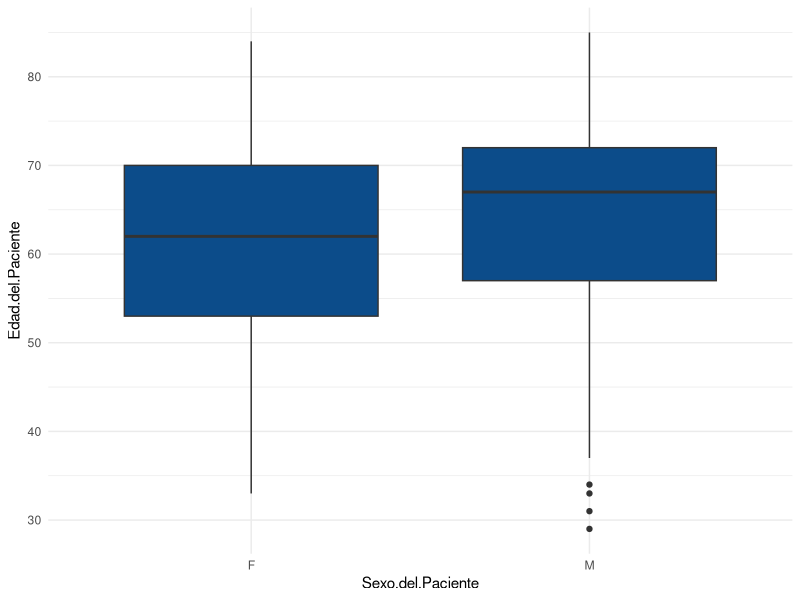
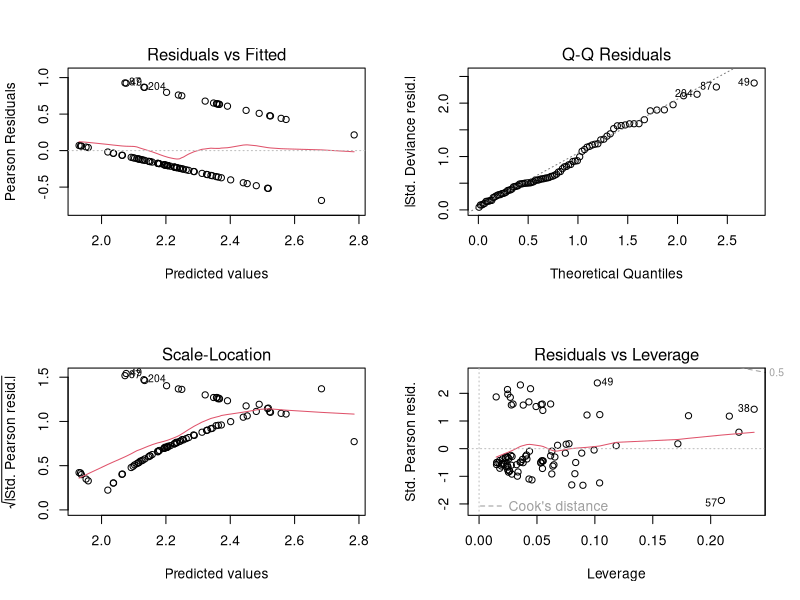
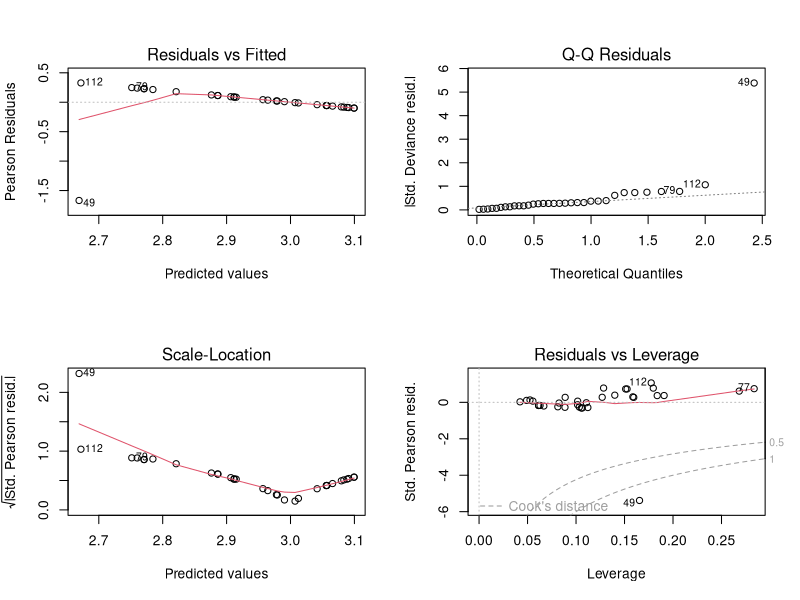
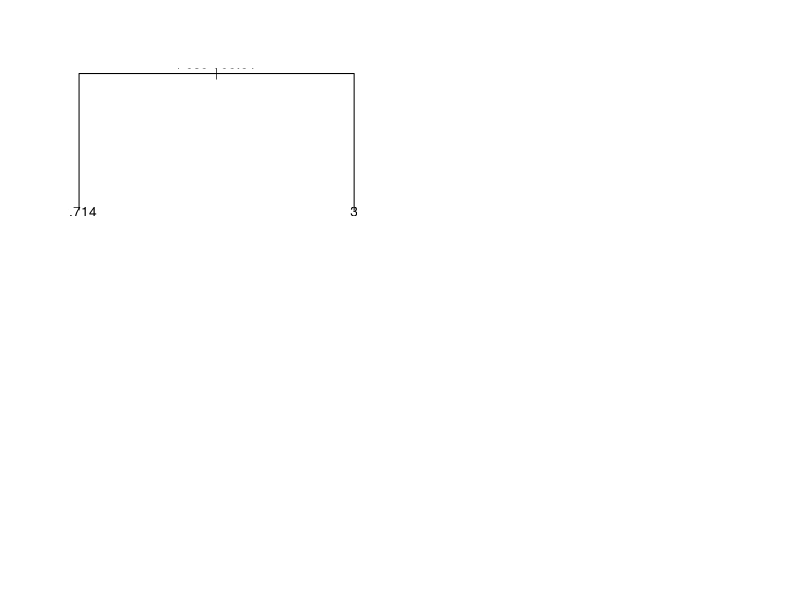

Recreate these plots in R, in order.
## ---- chunk 1
library(dplyr) ## Para los select
#library("git")
set.seed(Sys.time())
library(ggplot2) #Para plotear
## ---- chunk 2
data <- read.csv("sinrepetidos.txt", header = T, sep = "\t")

#colnames(data)
## ---- chunk 3
ggplot(data) +
  aes(x = Sexo.del.Paciente, y = Edad.del.Paciente) +
  geom_boxplot(fill = "#0c4c8a") +
  theme_minimal()
## ---- chunk 4
shapiro.test(subset(data, Sexo.del.Paciente == "F")$Edad.del.Paciente)
shapiro.test(subset(data, Sexo.del.Paciente == "M")$Edad.del.Paciente)
## ---- chunk 5
#shapiro.test(subset(data, Penicilina...Sensibilidad == "Sensible")$Edad.del.Paciente)

#subset(data,Penicilina...Sensibilidad)$Edad.del.Paciente
## ---- chunk 6
factores<- factor(data$Penicilina...Sensibilidad, exclude = NaN)
#factores
## ---- chunk 7
factor(data$Penicilina...Sensibilidad, exclude = NaN)
Penicilina <-  data$Penicilina...Sensibilidad
data$Penicilina...Sensibilidad <- unclass(factor(data$Penicilina...Sensibilidad, exclude = NaN))

length(data$Sexo.del.Paciente[data$Sexo.del.Paciente == "F"])

data$Peso[data$Sexo.del.Paciente == "F"] <- rnorm(69, 63, 10)
data$Peso[data$Sexo.del.Paciente == "M"] <- rnorm(160, 75.8, 10)

data$Penicilina...Sensibilidad[data$Penicilina...Sensibilidad == 1] = NaN
## ---- chunk 8
#test <- wilcox.test(data$Penicilina...Sensibilidad ~ data$Sexo.del.Paciente, alternative = "two.sided")
#test
## ---- chunk 9
dataparacorr <- data.frame(data$Penicilina...Sensibilidad, data$Sexo.del.Paciente, data$Edad.del.Paciente, data$Peso 
                           )
colnames(dataparacorr) <- c("Penicilina...Sensibilidad", "Sexo.del.Paciente","Edad.del.Paciente", "Peso")
dataparacorr <- na.omit(dataparacorr)

CHIS <- lapply(dataparacorr[,-1], function(x) chisq.test(dataparacorr[,1], x ))
do.call(rbind, CHIS)[,c(1,3)]
## ---- chunk 10
dataparacorr$Sexo.del.Paciente[dataparacorr$Sexo.del.Paciente == "M"] = 0
dataparacorr$Sexo.del.Paciente[dataparacorr$Sexo.del.Paciente == "F"] = 1

dataparacorr[,2] <- as.numeric(dataparacorr[,2])

WIL <- wilcox.test(dataparacorr$Penicilina...Sensibilidad, dataparacorr$Sexo.del.Paciente)
WIL
KRUS <- lapply(dataparacorr[,2:4],  function(x) kruskal.test( dataparacorr$Penicilina...Sensibilidad, x) )
do.call(rbind, KRUS)[,c(1,3)]
## ---- chunk 11
results <- glm(Penicilina...Sensibilidad ~ Edad.del.Paciente*Sexo.del.Paciente+Peso, data, na.action = na.omit, family =quasi())
summary(results)
## ---- chunk 12
par(mfrow = c(2,2))
plot(results)
## ---- chunk 13
descripciones <- unique(data$Descripción)
data$Penicilina...Sensibilidad <- Penicilina

medicamentos <- colnames( select(data, contains("Sensibilidad")))
## ---- chunk 14
#### Warnings por coercion, por tratar variables logicas a numericas ####

##data$Penicilina...Sensibilidad <- unclass(factor(data$Penicilina...Sensibilidad, exclude = NaN))

for (j in medicamentos) {  ##Cada vez que encuentra una celda vacia problemas
  if( sum(is.na(data[[j]])) == length(data[[j]]) ){ #Si es nula la obviamos del analisis
           next;
  }else{
    data[[j]] <- unclass( factor(data[[j]], levels = c("Sensible","Sensible EI","Resistente") , exclude = c(NaN,NA,"") ))
  }
}
## ---- chunk 15
### Metodo unclass pero no podemos ignorar los NANs

#for (i in medicamentos){ ##Factorizamos y asignamos valor a la variable categorica    unclass(data$i)
#    data[[i]] <- unclass( factor(data[[i]] , exclude = NaN))
#    data[[i]][ data[[i]] == 1 ] = NaN
#}
## ---- chunk 16
results_frame <- list()  #Actualizar para poder guardar con cada descripcion un lista de dataframes de medicamentos
for(i in descripciones){
  if ( sum(data$Descripción == i) < 20 ){ #Filtramos para ver si hay cantidad suficiente de datos para hacer estadistica
    next;
  }else{
    results_frame[[i]] <- list()
    data_Aux = data[ data$Descripción == i,] #Lista auxiliar en funcion del organismo
    for(j in medicamentos){ #Columnas correspondientes sensibilidad de cada medicamentos
        dim <- length(data_Aux[[j]]) 
        numnas <-  sum(is.na(data_Aux[[j]]))
        res <- dim - numnas 
        if(res <= 3  ){ #Si es nula la obviamos del analisis y si solo hay un caso tambien pasamos
           next;
         }else {
            #print(j)
            results <- glm(formula = paste0(j ," ~ Edad.del.Paciente*Sexo.del.Paciente+Peso"), data_Aux, 
                           na.action = na.omit ,family = quasi() ) #Modelo 
            results_frame[[i]][[j]]<- coef(summary(results)) #Guardamos los resultados en una lista de listas
         }
      }
  }
}
## ---- chunk 17
results_frame
## ---- chunk 18
for (i in descripciones) {
  print(c(i, nrow(data[ data$Descripción == i, ] ) ))
}
## ---- chunk 19
data_Staph = data[ data$Descripción == "Staphylococcus epidermidis",]

results <- glm(Penicilina...Sensibilidad ~ Edad.del.Paciente+Sexo.del.Paciente+Peso, data_Staph, na.action = na.omit,family =quasi())
summary(results)

## ---- chunk 20
par(mfrow = c(2,2))
plot(results)
## ---- chunk 21
data_haem = data[ data$Descripción == "Staphylococcus haemolyticus",]

results <- glm(Penicilina...Sensibilidad ~ Edad.del.Paciente+Sexo.del.Paciente+Peso, data_haem, na.action = na.omit,family =quasi())
summary(results)
## ---- chunk 22
library(rpart)
## ---- chunk 23
data_epi = data[ data$Descripción == "Staphylococcus epidermidis",]

tree_model <- rpart(Penicilina...Sensibilidad ~ Edad.del.Paciente+Sexo.del.Paciente+Peso, data = data_epi, na.action = na.omit)

#summary(tree_model)
## ---- chunk 24
# Plot the tree
plot(tree_model)
text(tree_model, use.n = TRUE)
## ---- chunk 25
#data <- subset(data, select = -c(Servicio))
write.table(data, file = "Antibiogramaclean.csv" , sep = "\t")
